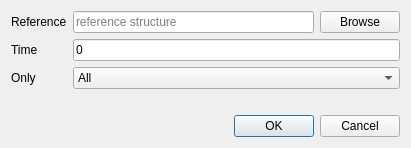
<?xml version="1.0" encoding="UTF-8"?>
<ui version="4.0">
 <class>StrainDialog</class>
 <widget class="QDialog" name="StrainDialog">
  <property name="geometry">
   <rect>
    <x>0</x>
    <y>0</y>
    <width>411</width>
    <height>148</height>
   </rect>
  </property>
  <property name="windowTitle">
   <string>Strain properties</string>
  </property>
  <layout class="QVBoxLayout" name="verticalLayout">
   <item>
    <layout class="QFormLayout" name="formLayout">
     <item row="0" column="0">
      <widget class="QLabel" name="refLabel">
       <property name="text">
        <string>Reference</string>
       </property>
      </widget>
     </item>
     <item row="1" column="0">
      <widget class="QLabel" name="timeLabel">
       <property name="text">
        <string>Time</string>
       </property>
      </widget>
     </item>
     <item row="2" column="0">
      <widget class="QLabel" name="onlyLabel">
       <property name="text">
        <string>Only</string>
       </property>
      </widget>
     </item>
     <item row="0" column="1">
      <layout class="QHBoxLayout" name="horizontalLayout">
       <item>
        <widget class="QLineEdit" name="reference">
         <property name="readOnly">
          <bool>true</bool>
         </property>
         <property name="placeholderText">
          <string>reference structure</string>
         </property>
        </widget>
       </item>
       <item>
        <widget class="QPushButton" name="browse">
         <property name="text">
          <string>Browse</string>
         </property>
        </widget>
       </item>
      </layout>
     </item>
     <item row="1" column="1">
      <widget class="QLineEdit" name="time">
       <property name="text">
        <string notr="true">0</string>
       </property>
       <property name="placeholderText">
        <string>time step in the reference</string>
       </property>
      </widget>
     </item>
     <item row="2" column="1">
      <widget class="QComboBox" name="only">
       <item>
        <property name="text">
         <string>All</string>
        </property>
       </item>
       <item>
        <property name="text">
         <string notr="true">xx</string>
        </property>
       </item>
       <item>
        <property name="text">
         <string notr="true">yy</string>
        </property>
       </item>
       <item>
        <property name="text">
         <string notr="true">zz</string>
        </property>
       </item>
       <item>
        <property name="text">
         <string notr="true">yz</string>
        </property>
       </item>
       <item>
        <property name="text">
         <string notr="true">xz</string>
        </property>
       </item>
       <item>
        <property name="text">
         <string notr="true">yx</string>
        </property>
       </item>
      </widget>
     </item>
    </layout>
   </item>
   <item>
    <widget class="QDialogButtonBox" name="buttonBox">
     <property name="orientation">
      <enum>Qt::Horizontal</enum>
     </property>
     <property name="standardButtons">
      <set>QDialogButtonBox::Cancel|QDialogButtonBox::Ok</set>
     </property>
    </widget>
   </item>
  </layout>
 </widget>
 <resources/>
 <connections>
  <connection>
   <sender>buttonBox</sender>
   <signal>accepted()</signal>
   <receiver>StrainDialog</receiver>
   <slot>accept()</slot>
   <hints>
    <hint type="sourcelabel">
     <x>248</x>
     <y>254</y>
    </hint>
    <hint type="destinationlabel">
     <x>157</x>
     <y>274</y>
    </hint>
   </hints>
  </connection>
  <connection>
   <sender>buttonBox</sender>
   <signal>rejected()</signal>
   <receiver>StrainDialog</receiver>
   <slot>reject()</slot>
   <hints>
    <hint type="sourcelabel">
     <x>316</x>
     <y>260</y>
    </hint>
    <hint type="destinationlabel">
     <x>286</x>
     <y>274</y>
    </hint>
   </hints>
  </connection>
 </connections>
</ui>
